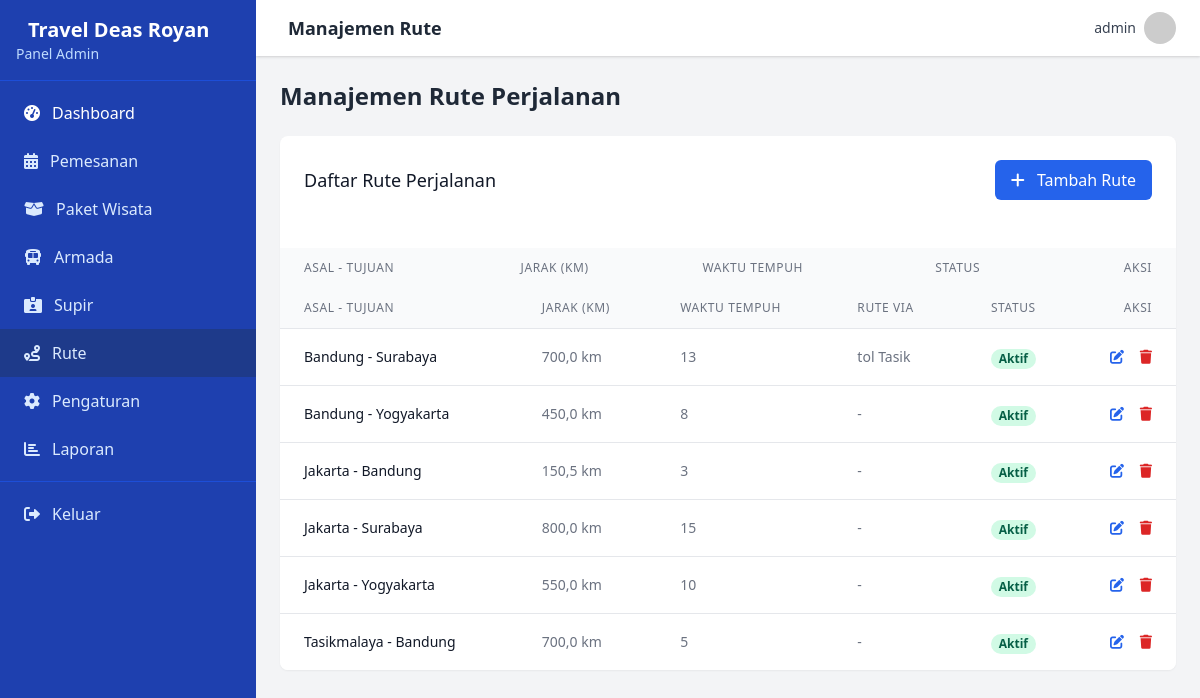
Page /admin/routes.php (signed in) on the committed database.
### tables this page shows
CREATE TABLE `rute` (
  `id` int(11) NOT NULL,
  `asal` varchar(100) NOT NULL,
  `tujuan` varchar(100) NOT NULL,
  `status` enum('aktif','nonaktif') NOT NULL DEFAULT 'aktif',
  `jarak` decimal(10,2) NOT NULL,
  `waktu_tempuh` varchar(50) DEFAULT NULL,
  `rute_via` text DEFAULT NULL,
  `keterangan` text DEFAULT NULL,
  `durasi_jam` int(11) NOT NULL,
  `created_at` timestamp NOT NULL DEFAULT current_timestamp(),
  `updated_at` timestamp NOT NULL DEFAULT current_timestamp() ON UPDATE current_timestamp()
);

### admin/routes.php (the view, shortened to what this page needs)
<?php
require_once '../config/config.php';
$pdo->query("UPDATE rute SET status = 'aktif' WHERE status IS NULL OR status = ''");
$query = "SELECT
            id,
            asal,
            tujuan,
            jarak,
            durasi_jam as waktu_tempuh,
            rute_via,
            keterangan,
            status,
            created_at,
            updated_at
          FROM rute
          ORDER BY asal, tujuan";
$routes = $pdo->query($query)->fetchAll();
?>
<!DOCTYPE html>
<html lang="id">
<head>
    <link href="https://cdn.jsdelivr.net/npm/tailwindcss@2.2.19/dist/tailwind.min.css" rel="stylesheet">
    <link rel="stylesheet" href="https://cdnjs.cloudflare.com/ajax/libs/font-awesome/6.0.0-beta3/css/all.min.css">
</head>
<div class="space-y-6">
    <div class="flex justify-between items-center">
        <h1 class="text-2xl font-bold text-gray-800">Manajemen Rute Perjalanan</h1>
    </div>
    <div class="bg-white shadow-sm rounded-lg overflow-hidden">
        <div class="overflow-x-auto">
            <table class="min-w-full divide-y divide-gray-200">
                <thead class="bg-gray-50">
                    <tr>
                        <th class="px-6 py-3 text-left text-xs font-medium text-gray-500 uppercase tracking-wider">Asal - Tujuan</th>
                        <th class="px-6 py-3 text-left text-xs font-medium text-gray-500 uppercase tracking-wider">Jarak (km)</th>
                        <th class="px-6 py-3 text-left text-xs font-medium text-gray-500 uppercase tracking-wider">Waktu Tempuh</th>
                        <th class="px-6 py-3 text-left text-xs font-medium text-gray-500 uppercase tracking-wider">Status</th>
                        <th class="px-6 py-3 text-right text-xs font-medium text-gray-500 uppercase tracking-wider">Aksi</th>
                    </tr>
                </thead>
            <div class="p-6">
                <div class="flex justify-between items-center mb-6">
                    <h3 class="text-lg font-medium text-gray-900">Daftar Rute Perjalanan</h3>
                    <button onclick="showAddModal()" class="bg-blue-600 text-white px-4 py-2 rounded-md hover:bg-blue-700">
                        <i class="fas fa-plus mr-2"></i> Tambah Rute
                    </button>
                </div>
                <div class="bg-white shadow rounded-lg overflow-hidden">
                    <div class="overflow-x-auto">
                        <table class="min-w-full divide-y divide-gray-200">
                            <thead class="bg-gray-50">
                                <tr>
                                    <th class="px-6 py-3 text-left text-xs font-medium text-gray-500 uppercase tracking-wider">Asal - Tujuan</th>
                                    <th class="px-6 py-3 text-left text-xs font-medium text-gray-500 uppercase tracking-wider">Jarak (km)</th>
                                    <th class="px-6 py-3 text-left text-xs font-medium text-gray-500 uppercase tracking-wider">Waktu Tempuh</th>
                                    <th class="px-6 py-3 text-left text-xs font-medium text-gray-500 uppercase tracking-wider">Rute Via</th>
                                    <th class="px-6 py-3 text-center text-xs font-medium text-gray-500 uppercase tracking-wider">Status</th>
                                    <th class="px-6 py-3 text-right text-xs font-medium text-gray-500 uppercase tracking-wider">Aksi</th>
                                </tr>
                            </thead>
                            <tbody class="bg-white divide-y divide-gray-200">
                                <?php if (count($routes) > 0): ?>
                                    <?php foreach ($routes as $route): ?>
                                        <tr>
                                            <td class="px-6 py-4 whitespace-nowrap">
                                                <div class="text-sm font-medium text-gray-900">
                                                    <?php echo htmlspecialchars($route['asal'] . ' - ' . $route['tujuan']); ?>
                                                </div>
                                            </td>
                                            <td class="px-6 py-4 whitespace-nowrap text-sm text-gray-500">
                                                <?php echo number_format($route['jarak'], 1, ',', '.'); ?> km
                                            </td>
                                            <td class="px-6 py-4 whitespace-nowrap text-sm text-gray-500">
                                                <?php echo !empty($route['waktu_tempuh']) ? htmlspecialchars($route['waktu_tempuh']) : '-' ?>
                                            </td>
                                            <td class="px-6 py-4 whitespace-nowrap text-sm text-gray-500">
                                                <?php echo !empty($route['rute_via']) ? htmlspecialchars($route['rute_via']) : '-' ?>
                                            </td>
                                            <td class="px-6 py-4 whitespace-nowrap text-center">
                                                <?php
                                                $status = $route['status'] ?? 'nonaktif';
                                                $statusClass = $status === 'aktif' ? 'bg-green-100 text-green-800' : 'bg-red-100 text-red-800';
                                                $statusText = $status === 'aktif' ? 'Aktif' : 'Nonaktif';
                                                ?>
                                                <span class="px-2 inline-flex text-xs leading-5 font-semibold rounded-full <?php echo $statusClass; ?>">
                                                    <?php echo $statusText; ?>
                                                </span>
                                            </td>
                                            <td class="px-6 py-4 whitespace-nowrap text-right text-sm font-medium">
                                                <button onclick="editRoute(<?php echo htmlspecialchars(json_encode($route)); ?>)"
                                                        class="text-blue-600 hover:text-blue-900 mr-3"
                                                        title="Edit">
                                                    <i class="fas fa-edit"></i>
                                                </button>
                                                <button
                                                   onclick="deleteRoute(<?php echo $route['id']; ?>, '<?php echo addslashes($route['asal']); ?>', '<?php echo addslashes($route['tujuan']); ?>')"
                                                   class="text-red-600 hover:text-red-900 focus:outline-none"
                                                   title="Hapus">
                                                    <i class="fas fa-trash"></i>
                                                </button>
                                            </td>
                                        </tr>
                                    <?php endforeach; ?>
                                <?php endif; ?>
                            </tbody>
                        </table>
                    </div>
                </div>
            </div>
        </div>
    </div>
        </div>
    </div>
</div>
<?php
include 'includes/layout.php';
?>

### rows in the picture
rute: asal+tujuan "Bandung - Surabaya", jarak "700,0", durasi_jam "13", rute_via "tol Tasik", status "Aktif"
rute: asal+tujuan "Bandung - Yogyakarta", jarak "450,0", durasi_jam "8", status "Aktif"
rute: asal+tujuan "Jakarta - Bandung", jarak "150,5", durasi_jam "3", status "Aktif"
rute: asal+tujuan "Jakarta - Surabaya", jarak "800,0", durasi_jam "15", status "Aktif"
rute: asal+tujuan "Jakarta - Yogyakarta", jarak "550,0", durasi_jam "10", status "Aktif"
rute: asal+tujuan "Tasikmalaya - Bandung", jarak "700,0", durasi_jam "5", status "Aktif"

### other values in the picture
constant('site_name') "Travel Deas Royan"
$page_title "Manajemen Rute"
$_SESSION['admin_username'] "admin"
